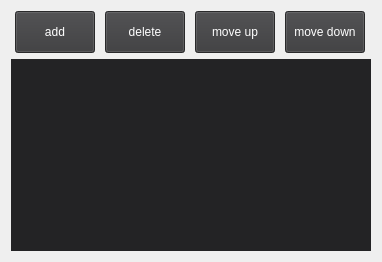
             <widget class="QWidget" name="page">
              <layout class="QGridLayout" name="gridLayout">
               <item row="0" column="0">
                <layout class="QHBoxLayout" name="horizontalLayout_5">
                 <property name="spacing">
                  <number>6</number>
                 </property>
                 <item>
                  <widget class="QPushButton" name="m_pBtnAddScene">
                   <property name="sizePolicy">
                    <sizepolicy hsizetype="Maximum" vsizetype="Fixed">
                     <horstretch>0</horstretch>
                     <verstretch>0</verstretch>
                    </sizepolicy>
                   </property>
                   <property name="minimumSize">
                    <size>
                     <width>0</width>
                     <height>42</height>
                    </size>
                   </property>
                   <property name="styleSheet">
                    <string notr="true">color: rgba(255, 255, 255, 255);
background-color: rgba(57, 57, 59, 255);</string>
                   </property>
                   <property name="text">
                    <string>add</string>
                   </property>
                  </widget>
                 </item>
                 <item>
                  <widget class="QPushButton" name="m_pBtnDelScene">
                   <property name="sizePolicy">
                    <sizepolicy hsizetype="Maximum" vsizetype="Fixed">
                     <horstretch>0</horstretch>
                     <verstretch>0</verstretch>
                    </sizepolicy>
                   </property>
                   <property name="minimumSize">
                    <size>
                     <width>0</width>
                     <height>42</height>
                    </size>
                   </property>
                   <property name="styleSheet">
                    <string notr="true">color: rgba(255, 255, 255, 255);
background-color: rgba(57, 57, 59, 255);</string>
                   </property>
                   <property name="text">
                    <string>delete</string>
                   </property>
                  </widget>
                 </item>
                 <item>
                  <widget class="QPushButton" name="m_pBtnMoveUp">
                   <property name="sizePolicy">
                    <sizepolicy hsizetype="Maximum" vsizetype="Fixed">
                     <horstretch>0</horstretch>
                     <verstretch>0</verstretch>
                    </sizepolicy>
                   </property>
                   <property name="minimumSize">
                    <size>
                     <width>0</width>
                     <height>42</height>
                    </size>
                   </property>
                   <property name="styleSheet">
                    <string notr="true">color: rgba(255, 255, 255, 255);
background-color: rgba(57, 57, 59, 255);</string>
                   </property>
                   <property name="text">
                    <string>move up</string>
                   </property>
                  </widget>
                 </item>
                 <item>
                  <widget class="QPushButton" name="m_pBtnMoveDown">
                   <property name="sizePolicy">
                    <sizepolicy hsizetype="Maximum" vsizetype="Fixed">
                     <horstretch>0</horstretch>
                     <verstretch>0</verstretch>
                    </sizepolicy>
                   </property>
                   <property name="minimumSize">
                    <size>
                     <width>0</width>
                     <height>42</height>
                    </size>
                   </property>
                   <property name="styleSheet">
                    <string notr="true">color: rgba(255, 255, 255, 255);
background-color: rgba(57, 57, 59, 255);</string>
                   </property>
                   <property name="text">
                    <string>move down</string>
                   </property>
                  </widget>
                 </item>
                </layout>
               </item>
               <item row="1" column="0">
                <widget class="QListWidget" name="m_pLWScene">
                 <property name="sizePolicy">
                  <sizepolicy hsizetype="Maximum" vsizetype="Expanding">
                   <horstretch>0</horstretch>
                   <verstretch>0</verstretch>
                  </sizepolicy>
                 </property>
                 <property name="minimumSize">
                  <size>
                   <width>360</width>
                   <height>0</height>
                  </size>
                 </property>
                 <property name="maximumSize">
                  <size>
                   <width>360</width>
                   <height>16777215</height>
                  </size>
                 </property>
                 <property name="styleSheet">
                  <string notr="true">background-color: rgb(35, 35, 37);</string>
                 </property>
                 <property name="frameShape">
                  <enum>QFrame::NoFrame</enum>
                 </property>
                </widget>
               </item>
              </layout>
             </widget>
